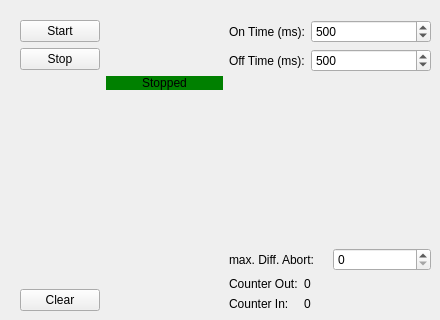
    <widget class="QWidget" name="tab_B1">
     <attribute name="title">
      <string>Taster 1</string>
     </attribute>
     <widget class="QWidget" name="horizontalLayoutWidget">
      <property name="geometry">
       <rect>
        <x>20</x>
        <y>20</y>
        <width>411</width>
        <height>291</height>
       </rect>
      </property>
      <layout class="QHBoxLayout" name="hL_Logic1">
       <property name="leftMargin">
        <number>0</number>
       </property>
       <item>
        <layout class="QFormLayout" name="fL_Logic1">
         <item row="0" column="0">
          <widget class="QPushButton" name="pB_Start1">
           <property name="text">
            <string>Start</string>
           </property>
          </widget>
         </item>
         <item row="1" column="0">
          <widget class="QPushButton" name="pB_Stop1">
           <property name="text">
            <string>Stop</string>
           </property>
          </widget>
         </item>
         <item row="5" column="0">
          <widget class="QPushButton" name="pB_Clear1">
           <property name="text">
            <string>Clear</string>
           </property>
          </widget>
         </item>
         <item row="2" column="1">
          <widget class="QLabel" name="l_RunState1">
           <property name="styleSheet">
            <string notr="true">background-color: green; color: black</string>
           </property>
           <property name="text">
            <string>Stopped</string>
           </property>
           <property name="alignment">
            <set>Qt::AlignmentFlag::AlignCenter</set>
           </property>
          </widget>
         </item>
         <item row="4" column="0">
          <spacer name="vS_LogicButtons1">
           <property name="orientation">
            <enum>Qt::Orientation::Vertical</enum>
           </property>
           <property name="sizeHint" stdset="0">
            <size>
             <width>20</width>
             <height>40</height>
            </size>
           </property>
          </spacer>
         </item>
        </layout>
       </item>
       <item>
        <layout class="QVBoxLayout" name="vL_Parameter1">
         <item>
          <layout class="QFormLayout" name="fL_OnOffTime1">
           <property name="sizeConstraint">
            <enum>QLayout::SizeConstraint::SetFixedSize</enum>
           </property>
           <item row="0" column="0">
            <widget class="QLabel" name="l_OnTime1">
             <property name="text">
              <string>On Time (ms):</string>
             </property>
            </widget>
           </item>
           <item row="0" column="1">
            <widget class="QSpinBox" name="sB_OnTime1">
             <property name="maximum">
              <number>1000</number>
             </property>
             <property name="value">
              <number>500</number>
             </property>
            </widget>
           </item>
           <item row="1" column="1">
            <widget class="QSpinBox" name="sB_OffTime1">
             <property name="maximum">
              <number>1000</number>
             </property>
             <property name="value">
              <number>500</number>
             </property>
            </widget>
           </item>
           <item row="1" column="0">
            <widget class="QLabel" name="l_OffTime1">
             <property name="text">
              <string>Off Time (ms):</string>
             </property>
            </widget>
           </item>
          </layout>
         </item>
         <item>
          <spacer name="vS_Parameter1">
           <property name="orientation">
            <enum>Qt::Orientation::Vertical</enum>
           </property>
           <property name="sizeHint" stdset="0">
            <size>
             <width>20</width>
             <height>40</height>
            </size>
           </property>
          </spacer>
         </item>
         <item>
          <layout class="QHBoxLayout" name="horizontalLayout">
           <item>
            <widget class="QLabel" name="l_DiffAbort1">
             <property name="text">
              <string>max. Diff. Abort:</string>
             </property>
            </widget>
           </item>
           <item>
            <widget class="QSpinBox" name="sB_DiffAbort1"/>
           </item>
          </layout>
         </item>
         <item>
          <layout class="QFormLayout" name="fL_Cnt1">
           <property name="sizeConstraint">
            <enum>QLayout::SizeConstraint::SetFixedSize</enum>
           </property>
           <item row="0" column="0">
            <widget class="QLabel" name="l_CntOut1">
             <property name="text">
              <string>Counter Out:</string>
             </property>
            </widget>
           </item>
           <item row="1" column="0">
            <widget class="QLabel" name="l_CntIn1">
             <property name="text">
              <string>Counter In:</string>
             </property>
            </widget>
           </item>
           <item row="0" column="1">
            <widget class="QLabel" name="l_CntOutVal1">
             <property name="text">
              <string>0</string>
             </property>
            </widget>
           </item>
           <item row="1" column="1">
            <widget class="QLabel" name="l_CntInVal1">
             <property name="text">
              <string>0</string>
             </property>
            </widget>
           </item>
          </layout>
         </item>
        </layout>
       </item>
      </layout>
     </widget>
    </widget>
